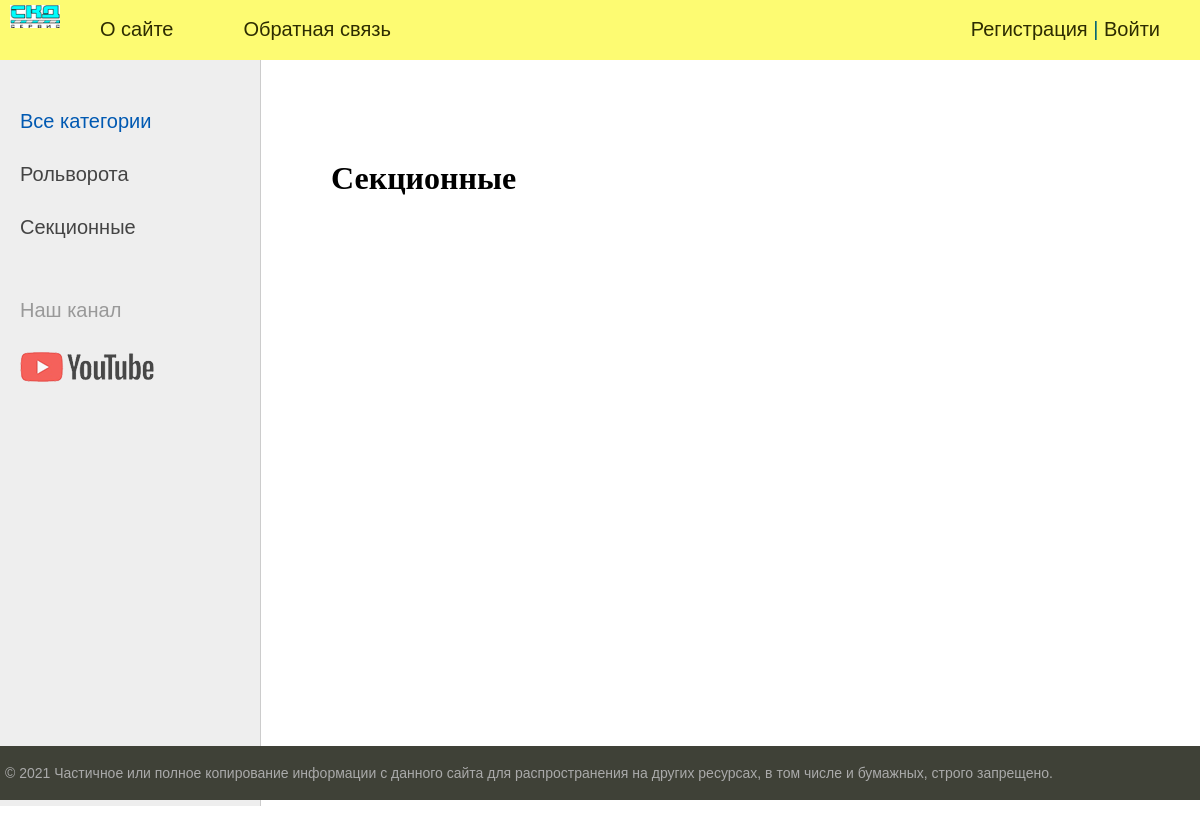
/post/qw/, run on the app's committed database.
### gate1/models.py (models this page shows, shortened)
class Type_gate(models.Model):
    name = models.CharField(max_length=100, db_index=True, verbose_name='Тип')
    slug = models.SlugField(max_length=255, unique=True, db_index=True, verbose_name="URL")
    def get_absolute_url(self):
        return reverse('category', kwargs={'cat_slug': self.slug})
    class Meta:
        verbose_name = 'Тип ворот'
        verbose_name_plural = 'Типы ворот'
        ordering = ['id']

class Model_gate(models.Model):
    title = models.CharField(max_length=255, verbose_name="Заголовок")
    slug = models.SlugField(max_length=255, unique=True, db_index=True, verbose_name="URL")
    content = models.TextField(blank=True)
    photo = models.ImageField(upload_to="photos/%Y/%m/%d/")
    time_create = models.DateTimeField(auto_now_add=True)
    time_update = models.DateTimeField(auto_now=True)
    is_published = models.BooleanField(default=True)
    Tep = models.ForeignKey('Type_gate', on_delete=models.PROTECT, verbose_name="Типы")
    def __str__(self):
        return self.title
    class Meta:
        verbose_name = 'Модели ворот'
        verbose_name_plural = 'Модели ворот'
        ordering = ['id']

### gate1/views.py (the view)
# urls.py: path('post/<slug:post_slug>/', ShowPost.as_view(), name='post'),
class ShowPost(DataMixin, DetailView):
    model = Model_gate
    template_name = 'gate1/post.html'
    slug_url_kwarg = 'post_slug'
    context_object_name = 'post'
    def get_context_data(self, *, object_list=None, **kwargs):
        context = super().get_context_data(**kwargs)
        c_def = self.get_user_context(title=context['post'])
        return dict(list(context.items()) + list(c_def.items()))

### gate1/utils.py (called while the page is built)
    def  get_user_context(self,**kwargs):
        context = kwargs
        cats = cache.get('cats')
        if not cats:
             cats = Type_gate.objects.annotate(Count('model_gate'))
             cache.set('cats', cats, 60)
        user_menu = menu.copy()
        if not self.request.user.is_authenticated:
            user_menu.pop(1)
        context['menu'] = user_menu
        context['cats'] = cats
        if 'cat_selected' not in context:
            context['cat_selected'] = 0
        return context

### templates/gate1/post.html (shortened to what this page needs)
{% extends 'gate1/base.html' %}
{% block content %}
<h1>{{post.title}}</h1>
{% endblock %}

### templates/gate1/base.html (shortened to what this page needs)
{% load static %}
{% load women_tags %}
<!DOCTYPE html>
<html>
<head>
	<link type="text/css" href="{% static 'gate1/css/styles.css' %}" rel="stylesheet" />
</head>
<body>
<table class="table-page" border=0 cellpadding="0" cellspacing="0">
<tr><td valign=top>
{% block mainmenu %}
		<div class="header">
			<ul id="mainmenu" class="mainmenu">
			<li class="logo"><a href="{% url 'home' %}"><div class="logo"></div></a></li>
{% for m in menu %}
			<li><a href="{% url m.url_name %}">{{m.title}}</a></li>
{% endfor %}
			{% if request.user.is_authenticated %}
				<li class="last">{{ user.username}} | <a href="{% url 'logout' %}">Выйти</a></li>
				{% else %}
			    <li class="last"><a href="{% url 'register' %}">Регистрация</a> |
				                       <a href="{% url 'login' %}">Войти</a></li>
				{% endif %}
			</ul>
		</div>
{% endblock mainmenu %}
<table class="table-content" border=0 cellpadding="0" cellspacing="0">
<tr>
	<td valign="top" class="left-chapters">
	<ul id="leftchapters">
{% if cat_selected == 0 %}
		<li class="selected">Все категории</li>
{% else %}
		<li><a href="{% url 'home' %}">Все категории</a></li>
{% endif %}
{% for c in cats%}
{% if c.model_gate__count > 0 %}
		{% if c.pk == cat_selected %}
		       <li class="selected">{{c.name}}</li>
		{% else %}
		       <li><a href="{{ c.get_absolute_url}}">{{c.name}}</a> </li>
		{% endif %}
{% endif %}
{% endfor %}
		<li class="share">
		<p>Наш канал</p>
		<a class="share-yt" href="https://www.youtube.com/channel/UClJzWfGWuGJL2t-3dYKcHTA/playlists" target="_blank" rel="nofollow"></a>
		</li>
	</ul>
</td>
<td valign="top" class="content">
	<div class="content-text">
{% block content %}
{% endblock %}
	</div>
</td></tr></table>
</td></tr>
<tr><td valign=top>
	<div id="footer">
		<p>&copy; 2021 Частичное или полное копирование информации с данного сайта для распространения на других ресурсах, в том числе и бумажных, строго запрещено.</p>
	</div>
</td></tr></table>
</body>
</html>

### gate1/static/gate1/css/styles.css (style rules this page uses)
html, body { font-family: 'Arial'; margin: 0; padding: 0; height: 100%; width: 100%; color: #444; }
a { color: #0059b2; text-decoration: none; }
.table-page { width: 100%; height: 100%; vertical-align: top; }
.table-page tr { height: 100%; }
.header { background: #fdfb72; height: 60px; }
.logo { background: url('../images/logo.png') no-repeat 10px 5px; width: 70px; height: 60px; }
ul.mainmenu { list-style: none; margin: 0; padding: 0; height: 60px; color: #026474; font-size: 20px; overflow: hidden; }
ul.mainmenu li { float: left; margin: 18px 40px 0 30px; }
ul.mainmenu li.logo { margin: 0; }
ul.mainmenu li.last { float: right; }
ul.mainmenu li a { color: #2d2c01; text-decoration: none; }
.table-content { width: 100%; min-height: 100%; height: 100%; }
.left-chapters { margin: 0; background: #eee; border-right: 1px solid #ccc; min-height: 100%; }
.left-chapters ul { width: 230px; min-height: 100%; margin: 0; padding: 20px 10px 10px 20px; list-style: none; font-size: 20px; }
.left-chapters ul li { margin: 30px 0 0 0; color: #999; }
.left-chapters ul li.selected { color: #0059b2; }
.left-chapters ul li a { color: #444; text-decoration: none; }
.left-chapters ul li.share { margin: 60px 0 0 0; }
.left-chapters ul li.share p { margin: 30px 0 30px 0; }
.left-chapters ul li.share a { display: inline-block; width: 40px; height: 40px; margin: 0 20px 0 0; }
.left-chapters ul li.share a.share-yt { width: 100%; height: 30px; background: url('../images/share_yt.png') no-repeat 0 0 }
.content { padding: 40px 20px 20px 40px; width: 100%; box-sizing: border-box; }
.content-text { margin: 60px 0 0 30px; color: #000; font-size: 20px; font-family: Yandex Sans Display Light; }
.content-text h1 { font-size: 32px; }
#footer { box-sizing: border-box; background: #3F4137; padding: 5px; color: #aaa; font-size: 14px; font-family: Verdana, Geneva, Arial, Helvetica; text-align: left; overflow: hidden; }

### data on the page
Type_gate: name "Рольворота"
Type_gate: name "Секционные"
Model_gate: title "Секционные"

### other printed values
{{ m.title }} "О сайте" "Обратная связь"
